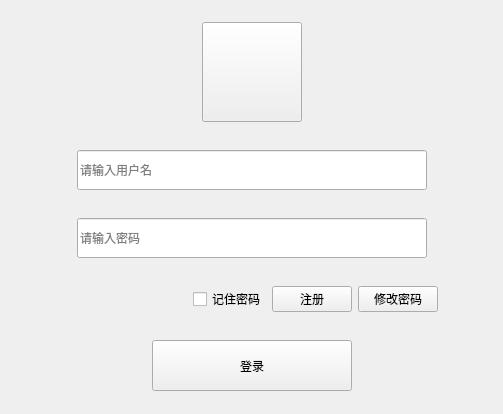
<?xml version="1.0" encoding="UTF-8"?>
<ui version="4.0">
 <class>loginWidget</class>
 <widget class="QWidget" name="loginWidget">
  <property name="geometry">
   <rect>
    <x>0</x>
    <y>0</y>
    <width>503</width>
    <height>414</height>
   </rect>
  </property>
  <property name="sizePolicy">
   <sizepolicy hsizetype="Preferred" vsizetype="Preferred">
    <horstretch>0</horstretch>
    <verstretch>0</verstretch>
   </sizepolicy>
  </property>
  <property name="minimumSize">
   <size>
    <width>0</width>
    <height>0</height>
   </size>
  </property>
  <property name="windowTitle">
   <string>loginWidget</string>
  </property>
  <layout class="QVBoxLayout" name="verticalLayout_2">
   <property name="leftMargin">
    <number>0</number>
   </property>
   <property name="topMargin">
    <number>0</number>
   </property>
   <property name="rightMargin">
    <number>0</number>
   </property>
   <property name="bottomMargin">
    <number>0</number>
   </property>
   <item>
    <widget class="QWidget" name="bodyWidget" native="true">
     <property name="bodySkin" stdset="0">
      <bool>true</bool>
     </property>
     <layout class="QVBoxLayout" name="verticalLayout">
      <property name="leftMargin">
       <number>0</number>
      </property>
      <property name="topMargin">
       <number>0</number>
      </property>
      <property name="rightMargin">
       <number>0</number>
      </property>
      <property name="bottomMargin">
       <number>0</number>
      </property>
      <item>
       <layout class="QHBoxLayout" name="horizontalLayout_2">
        <item>
         <spacer name="horizontalSpacer_2">
          <property name="orientation">
           <enum>Qt::Orientation::Horizontal</enum>
          </property>
          <property name="sizeHint" stdset="0">
           <size>
            <width>40</width>
            <height>20</height>
           </size>
          </property>
         </spacer>
        </item>
        <item>
         <widget class="QPushButton" name="headBtn">
          <property name="sizePolicy">
           <sizepolicy hsizetype="Preferred" vsizetype="Preferred">
            <horstretch>0</horstretch>
            <verstretch>0</verstretch>
           </sizepolicy>
          </property>
          <property name="minimumSize">
           <size>
            <width>100</width>
            <height>100</height>
           </size>
          </property>
          <property name="maximumSize">
           <size>
            <width>100</width>
            <height>100</height>
           </size>
          </property>
          <property name="styleSheet">
           <string notr="true"/>
          </property>
          <property name="text">
           <string/>
          </property>
          <property name="icon">
           <iconset resource="../../../resource/res.qrc">
            <normaloff>:/image/logo.png</normaloff>:/image/logo.png</iconset>
          </property>
          <property name="iconSize">
           <size>
            <width>100</width>
            <height>100</height>
           </size>
          </property>
         </widget>
        </item>
        <item>
         <spacer name="horizontalSpacer_3">
          <property name="orientation">
           <enum>Qt::Orientation::Horizontal</enum>
          </property>
          <property name="sizeType">
           <enum>QSizePolicy::Policy::Expanding</enum>
          </property>
          <property name="sizeHint" stdset="0">
           <size>
            <width>40</width>
            <height>20</height>
           </size>
          </property>
         </spacer>
        </item>
       </layout>
      </item>
      <item>
       <layout class="QHBoxLayout" name="horizontalLayout">
        <item>
         <spacer name="horizontalSpacer_6">
          <property name="orientation">
           <enum>Qt::Orientation::Horizontal</enum>
          </property>
          <property name="sizeHint" stdset="0">
           <size>
            <width>40</width>
            <height>20</height>
           </size>
          </property>
         </spacer>
        </item>
        <item>
         <widget class="QLineEdit" name="m_account">
          <property name="sizePolicy">
           <sizepolicy hsizetype="Fixed" vsizetype="Fixed">
            <horstretch>0</horstretch>
            <verstretch>0</verstretch>
           </sizepolicy>
          </property>
          <property name="minimumSize">
           <size>
            <width>350</width>
            <height>40</height>
           </size>
          </property>
          <property name="maximumSize">
           <size>
            <width>350</width>
            <height>40</height>
           </size>
          </property>
          <property name="inputMask">
           <string/>
          </property>
          <property name="placeholderText">
           <string>请输入用户名</string>
          </property>
         </widget>
        </item>
        <item>
         <spacer name="horizontalSpacer_7">
          <property name="orientation">
           <enum>Qt::Orientation::Horizontal</enum>
          </property>
          <property name="sizeHint" stdset="0">
           <size>
            <width>40</width>
            <height>20</height>
           </size>
          </property>
         </spacer>
        </item>
       </layout>
      </item>
      <item>
       <layout class="QHBoxLayout" name="horizontalLayout_4">
        <item>
         <spacer name="horizontalSpacer_8">
          <property name="orientation">
           <enum>Qt::Orientation::Horizontal</enum>
          </property>
          <property name="sizeHint" stdset="0">
           <size>
            <width>40</width>
            <height>20</height>
           </size>
          </property>
         </spacer>
        </item>
        <item>
         <widget class="QLineEdit" name="m_password">
          <property name="sizePolicy">
           <sizepolicy hsizetype="Fixed" vsizetype="Fixed">
            <horstretch>0</horstretch>
            <verstretch>0</verstretch>
           </sizepolicy>
          </property>
          <property name="minimumSize">
           <size>
            <width>350</width>
            <height>40</height>
           </size>
          </property>
          <property name="maximumSize">
           <size>
            <width>350</width>
            <height>40</height>
           </size>
          </property>
          <property name="focusPolicy">
           <enum>Qt::FocusPolicy::WheelFocus</enum>
          </property>
          <property name="inputMask">
           <string/>
          </property>
          <property name="text">
           <string/>
          </property>
          <property name="placeholderText">
           <string>请输入密码</string>
          </property>
         </widget>
        </item>
        <item>
         <spacer name="horizontalSpacer_9">
          <property name="orientation">
           <enum>Qt::Orientation::Horizontal</enum>
          </property>
          <property name="sizeHint" stdset="0">
           <size>
            <width>40</width>
            <height>20</height>
           </size>
          </property>
         </spacer>
        </item>
       </layout>
      </item>
      <item>
       <layout class="QHBoxLayout" name="horizontalLayout_5">
        <property name="rightMargin">
         <number>65</number>
        </property>
        <item>
         <spacer name="horizontalSpacer">
          <property name="orientation">
           <enum>Qt::Orientation::Horizontal</enum>
          </property>
          <property name="sizeHint" stdset="0">
           <size>
            <width>40</width>
            <height>20</height>
           </size>
          </property>
         </spacer>
        </item>
        <item>
         <spacer name="horizontalSpacer_11">
          <property name="orientation">
           <enum>Qt::Orientation::Horizontal</enum>
          </property>
          <property name="sizeHint" stdset="0">
           <size>
            <width>40</width>
            <height>20</height>
           </size>
          </property>
         </spacer>
        </item>
        <item>
         <widget class="QCheckBox" name="checkBox_remeber">
          <property name="text">
           <string>记住密码</string>
          </property>
         </widget>
        </item>
        <item>
         <widget class="QPushButton" name="btn_regist">
          <property name="text">
           <string>注册</string>
          </property>
         </widget>
        </item>
        <item>
         <widget class="QPushButton" name="btn_modifyPassword">
          <property name="text">
           <string>修改密码</string>
          </property>
         </widget>
        </item>
       </layout>
      </item>
      <item>
       <layout class="QHBoxLayout" name="horizontalLayout_3">
        <item>
         <spacer name="horizontalSpacer_4">
          <property name="orientation">
           <enum>Qt::Orientation::Horizontal</enum>
          </property>
          <property name="sizeHint" stdset="0">
           <size>
            <width>40</width>
            <height>20</height>
           </size>
          </property>
         </spacer>
        </item>
        <item>
         <widget class="QPushButton" name="loginBtn">
          <property name="sizePolicy">
           <sizepolicy hsizetype="Fixed" vsizetype="Fixed">
            <horstretch>0</horstretch>
            <verstretch>0</verstretch>
           </sizepolicy>
          </property>
          <property name="minimumSize">
           <size>
            <width>200</width>
            <height>51</height>
           </size>
          </property>
          <property name="maximumSize">
           <size>
            <width>200</width>
            <height>51</height>
           </size>
          </property>
          <property name="text">
           <string>登录</string>
          </property>
         </widget>
        </item>
        <item>
         <spacer name="horizontalSpacer_5">
          <property name="orientation">
           <enum>Qt::Orientation::Horizontal</enum>
          </property>
          <property name="sizeHint" stdset="0">
           <size>
            <width>40</width>
            <height>20</height>
           </size>
          </property>
         </spacer>
        </item>
       </layout>
      </item>
     </layout>
    </widget>
   </item>
  </layout>
 </widget>
 <resources>
  <include location="../../../resource/res.qrc"/>
  <include location="../../../resource/res.qrc"/>
 </resources>
 <connections/>
</ui>
